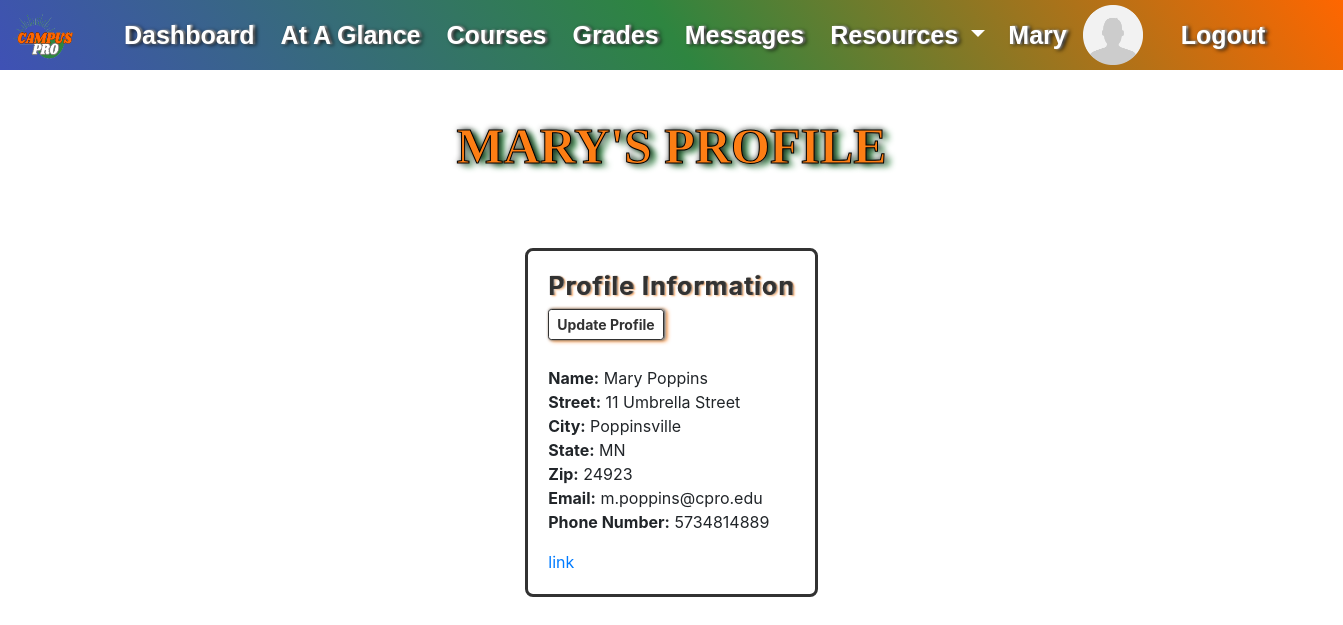
The page /user-profile/ (signed in) on the database its author committed.
### website/models.py (models this page shows)
class User(db.Model, UserMixin):
    id = db.Column(db.Integer, primary_key=True)
    first_name = db.Column(db.String(50), nullable=False)
    last_name = db.Column(db.String(50), nullable=False)
    address = db.Column(db.String(100), nullable=False)
    city = db.Column(db.String(50), nullable=False)
    zip_code = db.Column(db.Integer, nullable=False)
    state = db.Column(db.String(50))
    email = db.Column(db.String(100), nullable=False, unique=True)
    phone_number = db.Column(db.String(15), nullable=False, unique=True)
    password = db.Column(db.String(20), nullable=False)
    permissions = db.Column(db.Integer, None)
    teacher_section = db.relationship('Course', backref='section_teacher')
    current_courses = db.relationship('Course', secondary=user_course, backref='enrolled_students')  # When a class is added, this field will store the Courses.id

### website/views.py (the view)
@views.route('/user-profile/', methods=['GET', 'POST'])
@login_required
def user_profile():
    return render_template("user_profile.html", current_user=current_user)

### website/templates/user_profile.html (shortened to what this page needs)
{% extends "_template_base.html" %}{% block title %}User Profile{% endblock %}
{%block content%}
<br>
<h1 class="student-title">{{current_user.first_name}}'s Profile</h1>
<div class="container-template">
    <div class="card profile-card" style="border: 3px solid #323232; border-radius: 8px;">
      <div class="card-body">
        <h5 class="profile-card-title">Profile Information</h5>
        <a href="#" class="btn btn-sm" style=" font-weight: bold;">
          Update Profile
        </a>
        <br>
        <strong>Name:</strong>
        {{current_user.first_name}} {{current_user.last_name}}<br>
        <strong>Street:</strong>
        {{current_user.address}}<br>
        <strong>City:</strong>
        {{current_user.city}}<br>
        <strong>State:</strong>
        {{current_user.state}}<br>
        <strong>Zip:</strong>
        {{current_user.zip_code}}<br>
        <strong>Email:</strong>
        {{current_user.email}}<br>
        <strong>Phone Number:</strong>
        {{current_user.phone_number}}<br>
        <a href="#" class="card-link">link</a>
      </div>
    </div>
</div>
{% endblock %}

### website/templates/_template_base.html (shortened to what this page needs)
<!DOCTYPE html>
<html>
  <head>
    <link
      rel="stylesheet"
      href="https://stackpath.bootstrapcdn.com/bootstrap/4.4.1/css/bootstrap.min.css"
    />
    <link
      rel="stylesheet"
      href="https://stackpath.bootstrapcdn.com/font-awesome/4.7.0/css/font-awesome.min.css"
    />
    <link rel="stylesheet" type="text/css" href="{{ url_for('static', filename='css/styles.css') }}">
  </head>
  <body>
    <div id="grad">
      <nav class="navbar navbar-expand-lg">
        {% if current_user.is_authenticated %}
          <a class="navbar-brand" href="/">
            <img class="navbar-logo" src="{{ url_for('static', filename='assets/CampusProLogo.png') }}" alt="Navbar Logo">
          </a>
        {% else %}
          <a class="navbar-brand" href="/">
            <img class="navbar-logo" src="{{ url_for('static', filename='assets/CampusProLogo.png') }}" alt="Navbar Logo">
            <img class="header-logo" src="{{ url_for('static', filename='assets/header.png') }}" alt="Header Logo">
          </a>
        {% endif %}
          <div class="container1">
        <div class="collapse navbar-collapse" id="navbar">
            {% if current_user.is_authenticated %}
              {% if current_user.permissions == 0 %}
                <ul class="navbar-nav ml-auto" style="list-style-type: none;">
                  <li class="nav-item active">
                    <a class="nav-link" href="/admin/dash" style="color: #ffffff;">Dashboard <span class="sr-only">(current)</span></a>
                  </li>
                  <li class="nav-item">
                    <a class="nav-link" href="/admin/manage_users" style="color: #ffffff;">Manage Users</a>
                  </li>
                  <li class="nav-item">
                    <a class="nav-link" href="/admin/manage_courses" style="color: #ffffff;">Manage Courses</a>
                  </li>
                  <li class="nav-item">
                    <a class="nav-link" href="#" style="color: #ffffff;">Reporting</a>
                  </li>
                  <li class="nav-item">
                    <a class="nav-link" href="#" style="color: #ffffff;">Messages</a>
                  </li>
                  <li class="nav-item dropdown">
                    <a class="nav-link dropdown-toggle" href="#" style="color: #ffffff;"
                      id="navbarDropdownMenuLink" data-toggle="dropdown" aria-haspopup="true"
                      aria-expanded="false">
                      Resources
                    </a>
                    <div class="dropdown-menu" aria-labelledby="navbarDropdownMenuLink">
                      <a class="dropdown-item" href="/student/course-register">Registration</a>
                      <a class="dropdown-item" href="#">Email</a>
                      <a class="dropdown-item" href="/faculty-directory/">Faculty Directory</a>
                    </div>
                  </li>
                </ul>
                <div class="container2" style="display: flex; justify-content: flex-end;">
                  <ul class="navbar-nav ml-auto" style="list-style-type: none;">
                    <li style="margin-left: 15px; margin-right: 0%;">
                      <a class="navbar navbar-brand" href="/user-profile/" style="color: #ffffff;">{{current_user.first_name}}</a>
                    </li>
                    <li style="margin-left: 0%;">
                      <img class="profile-pic" href="/user-profile/"
                        src="{{ url_for('static', filename='assets/gen_profile_pic.png') }}"
                        alt="Profile Picture">
                    </li>
                    <li class="nav-item">
                      <a class="nav-link" href="/logout" style="color: #ffffff; margin-left: 20px;">Logout</a>
                    </li>
                  </ul>
                </div>
              {% elif current_user.permissions == 2 %}
                <ul class="navbar-nav ml-auto" style="list-style-type: none;">
                  <li class="nav-item active">
                    <a class="nav-link" href="/faculty/teacher-dash" style="color: #ffffff;">Dashboard <span class="sr-only">(current)</span></a>
                  </li>
                  <li class="nav-item">
                    <a class="nav-link" href="#" style="color: #ffffff;">At A Glance</a>
                  </li>
                  <li class="nav-item">
                    <a class="nav-link" href="/faculty/teacher-courses" style="color: #ffffff;">Courses</a>
                  </li>
                  <li class="nav-item">
                    <a class="nav-link" href="#" style="color: #ffffff;">Grades</a>
                  </li>
                  <li class="nav-item">
                    <a class="nav-link" href="#" style="color: #ffffff;">Messages</a>
                  </li>
                  <li class="nav-item dropdown">
                    <a class="nav-link dropdown-toggle" href="#" style="color: #ffffff;"
                      id="navbarDropdownMenuLink" data-toggle="dropdown" aria-haspopup="true"
                      aria-expanded="false">
                      Resources
                    </a>
                  </li>
                </ul>
                <div class="container2" style="display: flex; justify-content: flex-end;">
                  <ul class="navbar-nav ml-auto" style="list-style-type: none;">
                    <li style="margin-left: 15px; margin-right: 0%;">
                      <a class="navbar navbar-brand" href="#" style="color: #ffffff;">{{current_user.first_name}}</a>
                    </li>
                    <li style="margin-left: 0%;">
                      <img class="profile-pic"
                          src="{{ url_for('static', filename='assets/gen_profile_pic.png') }}"
                          alt="Profile Picture">
                    </li>
                    <li class="nav-item">
                      <a class="nav-link" href="/logout" style="color: #ffffff; margin-left: 20px;">Logout</a>
                    </li>
                  </ul>
                </div>
              {% endif %}
            {% endif %}
        </div>
      </div>
    </nav>
  </div>
    <div class="container-template">{% block content %} {% endblock %}</div>
  </body>
</html>

### website/static/css/styles.css (style rules this page uses)
#grad { background-image: linear-gradient(55deg, #3F51B5, #2E8540, #FF6600); }
.navbar { width: 100%; font-family: "Montserrat", "Arial", sans-serif; font-size: 25px; line-height: 35px; font-weight: bold; text-shadow: 3px 1px 4px #000, 2px 0 2px #fff; white-space: nowrap; padding: 0; }
.container1 { width: 100%; margin: 0%; padding: 0%; justify-items: left; }
.container2 { width: 100%; margin-right: 40px; padding-right: 20px; justify-items: right; }
.container-template { width: 80%; margin: auto; justify-items: center; }
.navbar-brand { display: flex; align-items: center; }
.profile-pic { width: 60px; height: 60px; padding: 0; margin-left: 0px; }
.navbar-logo { width: 70px; height: 60px; padding: 0; margin-right: 10px; margin-left: 10px; }
a.nav-link { padding: 0px; }
.navbar-nav { align-items: center; }
.nav-item { margin-left: 10px; }
body { padding-bottom: 50px; }
h1 { text-align:center; color:#3F51B5 }
.btn { align-items: center; margin-bottom: 5px; border: 1px solid #323232; box-shadow:1px 0 3px #323232, 2px 0 2px #fff, 3px 1px 4px #fd7e14; color: #323232; }
.student-title { font-size: 50px; font-weight: bold; color: #fd7e14; font-family: cursive; margin: 10px 0px 20px; text-transform: uppercase; text-shadow: 1px 0 6px #000, 6px 3px 6px #2E8540; margin: 22px 0px 20px; text-align: center; line-height: 60px; -webkit-text-stroke: 1px black; }
.profile-card-title { font-size: 25px; line-height: 30px; font-weight: bold; letter-spacing: 1px; text-shadow: 1px 2px 4px #fff, 1px 0 1px #000, 2px 1px 2px #fd7e14, 3px 1px 2px #fff; color: #323232; margin-bottom: 8px; }

### rows shown on the page
User: first_name "Mary", first_name "MARY", last_name "Poppins", address "11 Umbrella Street", city "Poppinsville", state "MN", zip_code "24923", email "m.poppins@cpro.edu", phone_number "5734814889"
